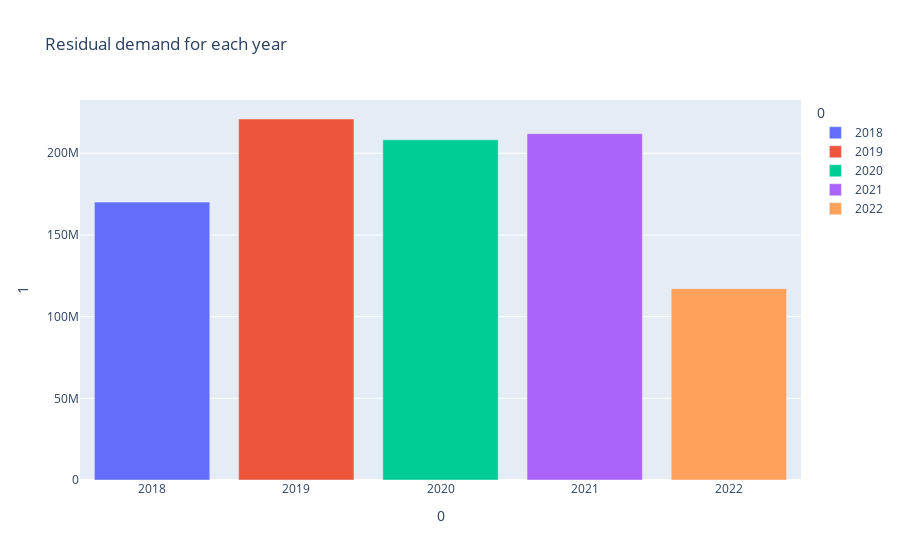
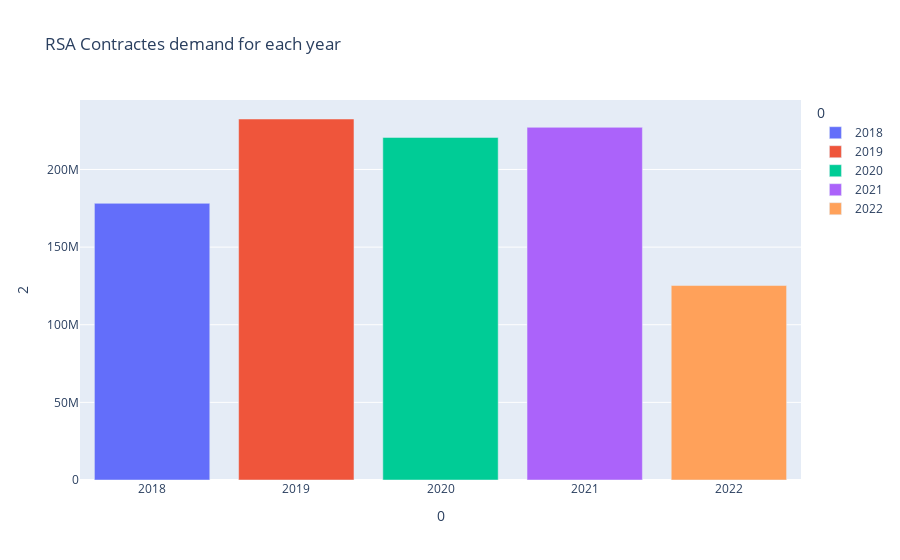

Source (notebook cell) for these figures, in order:
### Code cell
fig = px.bar(avg_demands, x=0, y= 1 , title="Residual demand for each year",color=0)
fig.show()
fig1 = px.bar(avg_demands, x=0, y= 2 , title="RSA Contractes demand for each year",color=0)
fig1.show()

### Figure 1 — Plotly figure (JSON) as saved in the notebook; plotly's stock layout.template omitted (floating-point values rounded to 4 significant figures)
{"data": [{"alignmentgroup": "True", "hovertemplate": "0=%{x}<br>1=%{y}<extra></extra>", "legendgroup": "2018", "marker": {"color": "#636efa", "pattern": {"shape": ""}}, "name": "2018", "offsetgroup": "2018", "orientation": "v", "showlegend": true, "textposition": "auto", "type": "bar", "x": [2018], "xaxis": "x", "y": [170100000.0], "yaxis": "y"}, {"alignmentgroup": "True", "hovertemplate": "0=%{x}<br>1=%{y}<extra></extra>", "legendgroup": "2019", "marker": {"color": "#EF553B", "pattern": {"shape": ""}}, "name": "2019", "offsetgroup": "2019", "orientation": "v", "showlegend": true, "textposition": "auto", "type": "bar", "x": [2019], "xaxis": "x", "y": [220900000.0], "yaxis": "y"}, {"alignmentgroup": "True", "hovertemplate": "0=%{x}<br>1=%{y}<extra></extra>", "legendgroup": "2020", "marker": {"color": "#00cc96", "pattern": {"shape": ""}}, "name": "2020", "offsetgroup": "2020", "orientation": "v", "showlegend": true, "textposition": "auto", "type": "bar", "x": [2020], "xaxis": "x", "y": [208200000.0], "yaxis": "y"}, {"alignmentgroup": "True", "hovertemplate": "0=%{x}<br>1=%{y}<extra></extra>", "legendgroup": "2021", "marker": {"color": "#ab63fa", "pattern": {"shape": ""}}, "name": "2021", "offsetgroup": "2021", "orientation": "v", "showlegend": true, "textposition": "auto", "type": "bar", "x": [2021], "xaxis": "x", "y": [212000000.0], "yaxis": "y"}, {"alignmentgroup": "True", "hovertemplate": "0=%{x}<br>1=%{y}<extra></extra>", "legendgroup": "2022", "marker": {"color": "#FFA15A", "pattern": {"shape": ""}}, "name": "2022", "offsetgroup": "2022", "orientation": "v", "showlegend": true, "textposition": "auto", "type": "bar", "x": [2022], "xaxis": "x", "y": [117100000.0], "yaxis": "y"}], "layout": {"barmode": "relative", "legend": {"title": {"text": "0"}, "tracegroupgap": 0}, "title": {"text": "Residual demand for each year"}, "xaxis": {"anchor": "y", "categoryarray": [2018, 2019, 2020, 2021, 2022], "categoryorder": "array", "domain": [0, 1], "title": {"text": "0"}}, "yaxis": {"anchor": "x", "domain": [0, 1], "title": {"text": "1"}}}}

### Figure 2 — Plotly figure (JSON) as saved in the notebook; plotly's stock layout.template omitted (floating-point values rounded to 4 significant figures)
{"data": [{"alignmentgroup": "True", "hovertemplate": "0=%{x}<br>2=%{y}<extra></extra>", "legendgroup": "2018", "marker": {"color": "#636efa", "pattern": {"shape": ""}}, "name": "2018", "offsetgroup": "2018", "orientation": "v", "showlegend": true, "textposition": "auto", "type": "bar", "x": [2018], "xaxis": "x", "y": [178200000.0], "yaxis": "y"}, {"alignmentgroup": "True", "hovertemplate": "0=%{x}<br>2=%{y}<extra></extra>", "legendgroup": "2019", "marker": {"color": "#EF553B", "pattern": {"shape": ""}}, "name": "2019", "offsetgroup": "2019", "orientation": "v", "showlegend": true, "textposition": "auto", "type": "bar", "x": [2019], "xaxis": "x", "y": [232500000.0], "yaxis": "y"}, {"alignmentgroup": "True", "hovertemplate": "0=%{x}<br>2=%{y}<extra></extra>", "legendgroup": "2020", "marker": {"color": "#00cc96", "pattern": {"shape": ""}}, "name": "2020", "offsetgroup": "2020", "orientation": "v", "showlegend": true, "textposition": "auto", "type": "bar", "x": [2020], "xaxis": "x", "y": [220600000.0], "yaxis": "y"}, {"alignmentgroup": "True", "hovertemplate": "0=%{x}<br>2=%{y}<extra></extra>", "legendgroup": "2021", "marker": {"color": "#ab63fa", "pattern": {"shape": ""}}, "name": "2021", "offsetgroup": "2021", "orientation": "v", "showlegend": true, "textposition": "auto", "type": "bar", "x": [2021], "xaxis": "x", "y": [227200000.0], "yaxis": "y"}, {"alignmentgroup": "True", "hovertemplate": "0=%{x}<br>2=%{y}<extra></extra>", "legendgroup": "2022", "marker": {"color": "#FFA15A", "pattern": {"shape": ""}}, "name": "2022", "offsetgroup": "2022", "orientation": "v", "showlegend": true, "textposition": "auto", "type": "bar", "x": [2022], "xaxis": "x", "y": [125300000.0], "yaxis": "y"}], "layout": {"barmode": "relative", "legend": {"title": {"text": "0"}, "tracegroupgap": 0}, "title": {"text": "RSA Contractes demand for each year"}, "xaxis": {"anchor": "y", "categoryarray": [2018, 2019, 2020, 2021, 2022], "categoryorder": "array", "domain": [0, 1], "title": {"text": "0"}}, "yaxis": {"anchor": "x", "domain": [0, 1], "title": {"text": "2"}}}}
